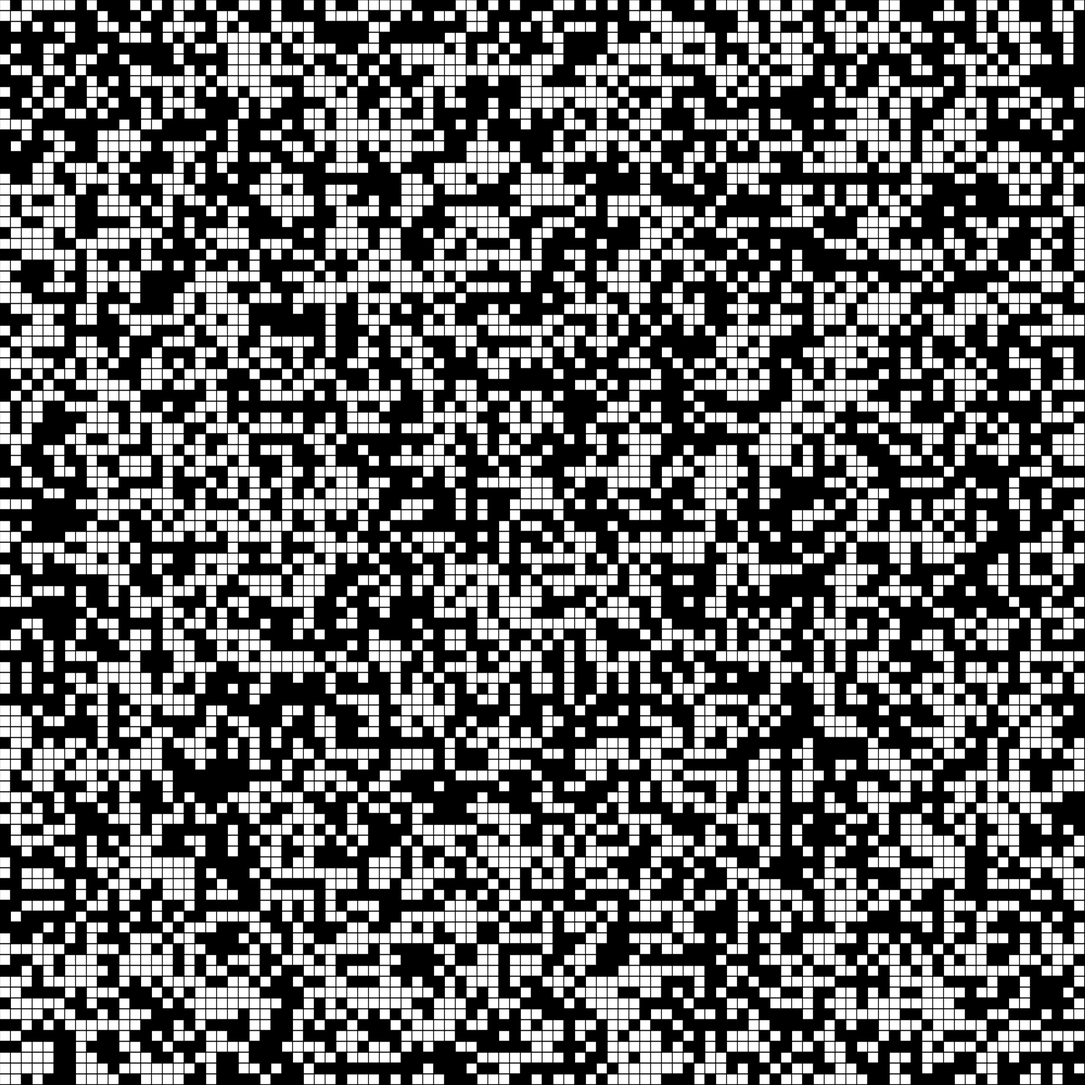
Frame 1 (no input)
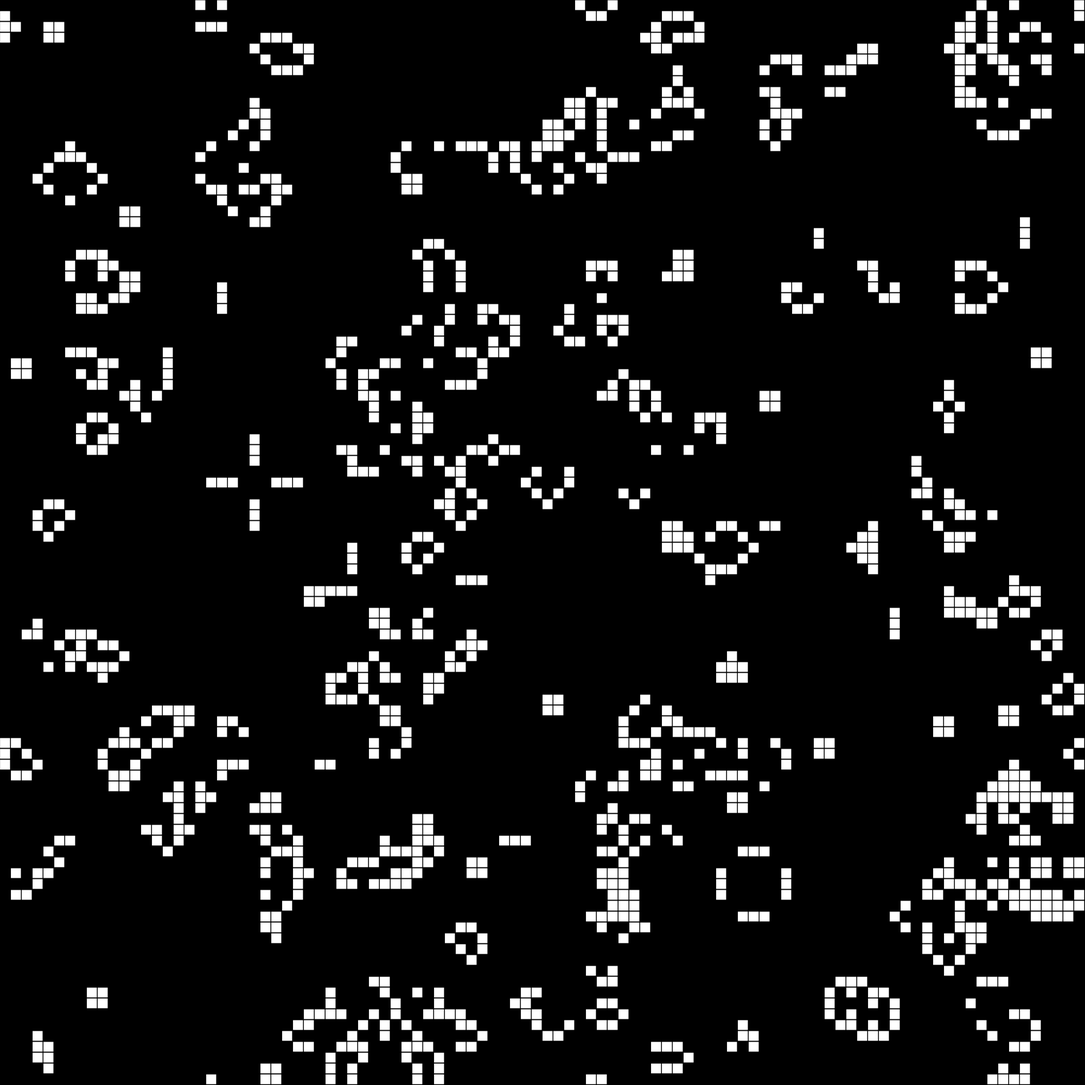
Frame 60 (no input)
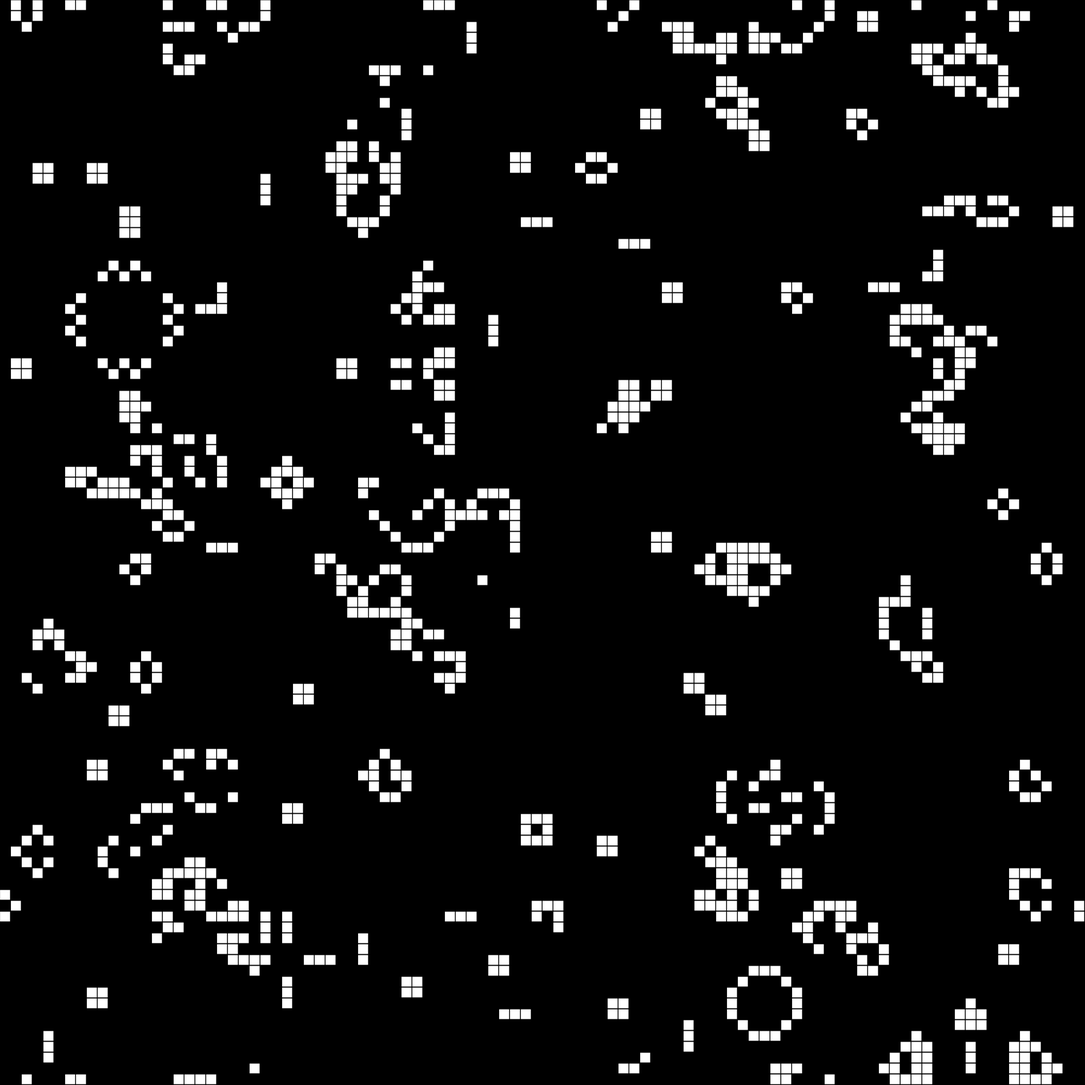
Frame 120 (the mouse pressed at the canvas centre since frame 60)

The p5.js sketch that drew these frames (run headless with seeded random() and noise() and a simulated clock; from frame 60 on, the mouse is pressed at the canvas centre):

// p5.js sketch
// ── sketch.js
// So that ESLint can be happy about the p5.
/* eslint-disable no-unused-vars */
/* eslint-disable no-undef */
/* eslint-disable no-plusplus */
function create2DArray(rows, cols) {
	const array = new Array(cols);
	for (let i = 0; i < array.length; i++) {
		array[i] = new Array(rows);
	}
	return array;
}

function createGrid(rows, cols) {
	const array = create2DArray(rows, cols);
	for (let i = 0; i < cols; i++) {
		for (let j = 0; j < rows; j++) {
			array[i][j] = Math.floor(Math.random() * 2);
		}
	}
	return array;
}

/*
function sleep(ms) {
  return new Promise(resolve => setTimeout(resolve, ms));
  }
*/

// If cell to be counted would be out of bounds, extends the counting to the other side.
// Adapted from a Coding Train video.

let grid;
let cols;
let rows;
const resolution = 20;

function countAliveNeighbours(_grid, x, y) {
	let aliveNeighbours = 0;

	for (let i = -1; i < 2; i++) {
		for (let j = -1; j < 2; j++) {
			const col = (x + i + cols) % cols;
			const row = (y + j + rows) % rows;
			aliveNeighbours += _grid[col][row];
		}
	}
	aliveNeighbours -= _grid[x][y];
	return aliveNeighbours;
}

function setup() {
	createCanvas(2000, 2000);
	cols = width / resolution;
	rows = height / resolution;
	grid = createGrid(cols, rows);
}

function draw() {
	background(0);
	for (let i = 0; i < cols; i++) {
		for (let j = 0; j < rows; j++) {
			const x = i * resolution;
			const y = j * resolution;
			if (grid[i][j] === 1) {
				fill(255);
				stroke(0);
				rect(x, y, resolution - 1, resolution - 1);
			}
		}
	}
	const tempArray = create2DArray(cols, rows);

	for (let i = 0; i < cols; i++) {
		for (let j = 0; j < rows; j++) {
			const cell = grid[i][j];
			const neighbours = countAliveNeighbours(grid, i, j);

			if (cell === 0 && neighbours === 3) {
				tempArray[i][j] = 1;
			} else if (cell === 1 && (neighbours < 2 || neighbours > 3)) {
				tempArray[i][j] = 0;
			} else {
				tempArray[i][j] = grid[i][j];
			}
		}
	}
	grid = tempArray;
}
